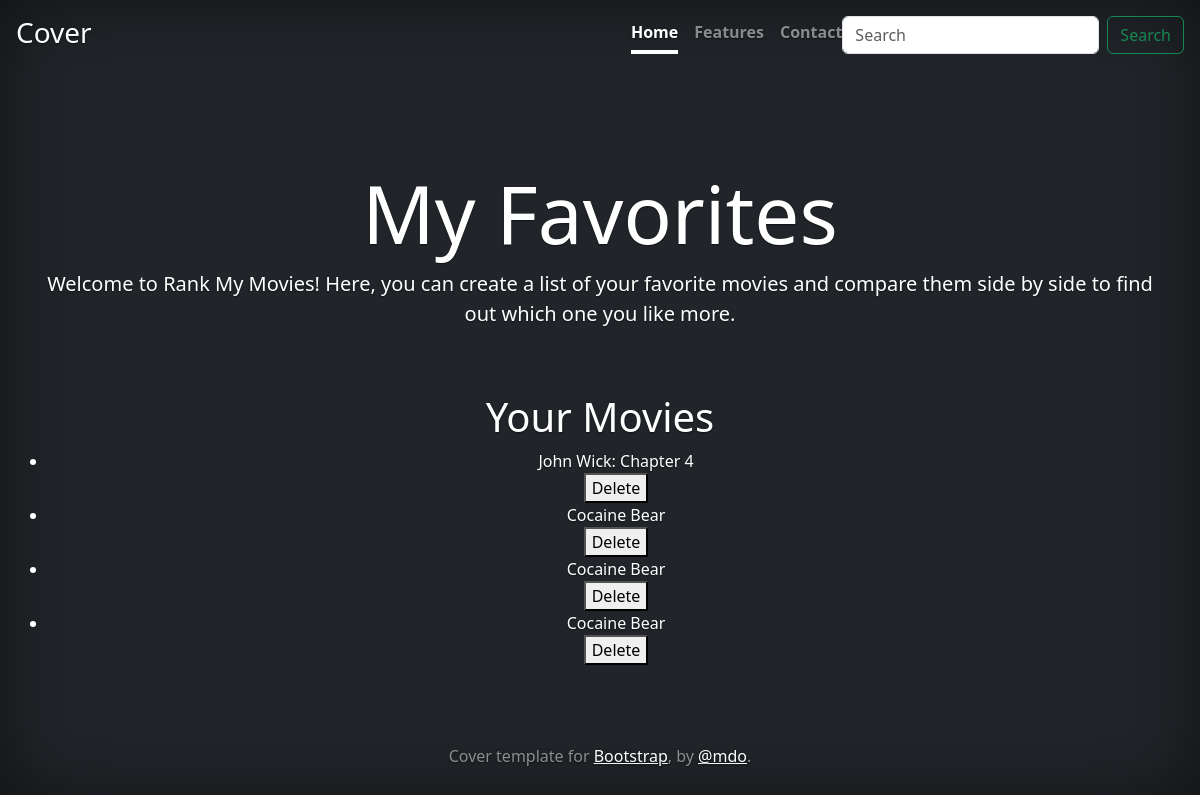
The app's page /favorites/ (signed in), older data.
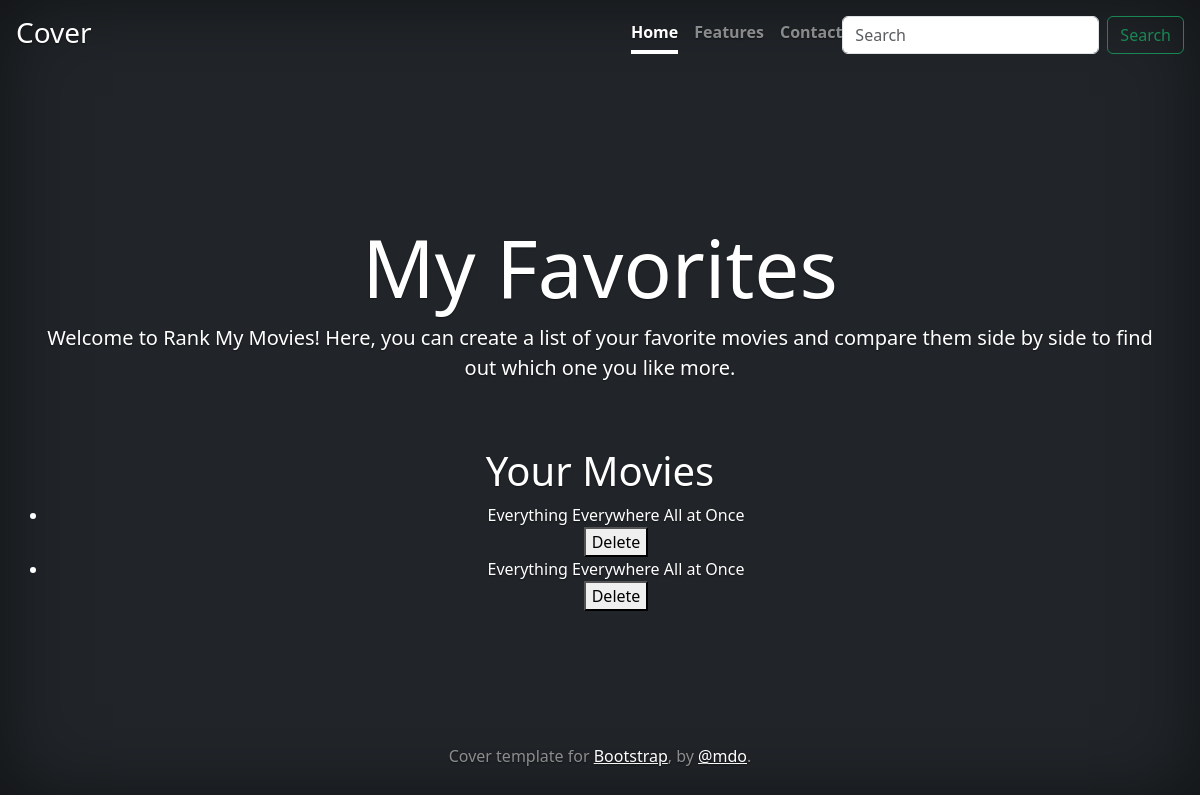
The same page, newer data.
### home/models.py (models this page shows, shortened)
class Movie(models.Model):
    title=models.CharField(max_length=255)
    overview=models.TextField()
    poster_path=models.CharField(max_length=255)
    user = models.ForeignKey(User, on_delete=models.CASCADE, default=1)

### home/views.py (the view)
# urls.py: path('favorites/', views.Favorites, name='favorites'),
@login_required
def Favorites(request):
    movies = Movie.objects.filter(user=request.user)
    context = {
        'movies': movies
    }
    return render(request, 'favorites.html', context)

### home/templates/favorites.html (shortened to what this page needs)
<!doctype html>
<html lang="en" class="h-100" data-bs-theme="auto">
    {% load static %}
<link href="{% static 'home/bootstrap.min.css' %}" rel="stylesheet">
    <link href="{% static 'home/cover.css' %}" rel="stylesheet">
  </head>
  <body class="d-flex h-100 text-center text-bg-dark">
<div class="cover-container d-flex w-100 h-100 p-3 mx-auto flex-column">
  {% include 'navbar.html' %}
  <main class="px-3 mb-5 mt-5">
    <h1 class="display-1">My Favorites</h1>
    <p class="lead">Welcome to Rank My Movies! Here, you can create a list of your favorite movies and compare them side by side to find out which one you like more.</p>
  </main>
  {% block content %}
  <h1>Your Movies</h1>
  <ul>
    {% for movie in movies %}
    <li>{{ movie.title }}
      <form method="POST" action="{% url 'delete_movie' movie.pk %}">
        <button type="submit">Delete</button>
      </form>
    </li>
  {% endfor %}
  </ul>
{% endblock %}
  <footer class="mt-auto text-white-50">
    <p>Cover template for <a href="https://getbootstrap.com/" class="text-white">Bootstrap</a>, by <a href="https://twitter.com/mdo" class="text-white">@mdo</a>.</p>
  </footer>
  </body>
</html>

Row changes from the older to the newer data that the page shows:
removed Movie: title "John Wick: Chapter 4"
removed Movie: title "Cocaine Bear"
removed Movie: title "Cocaine Bear"
removed Movie: title "Cocaine Bear"
added Movie: title "Everything Everywhere All at Once"
added Movie: title "Everything Everywhere All at Once"
